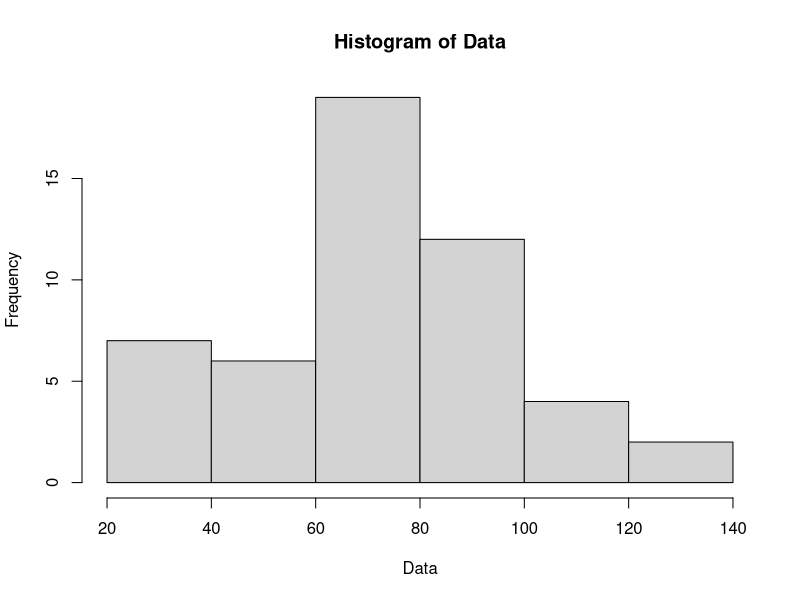
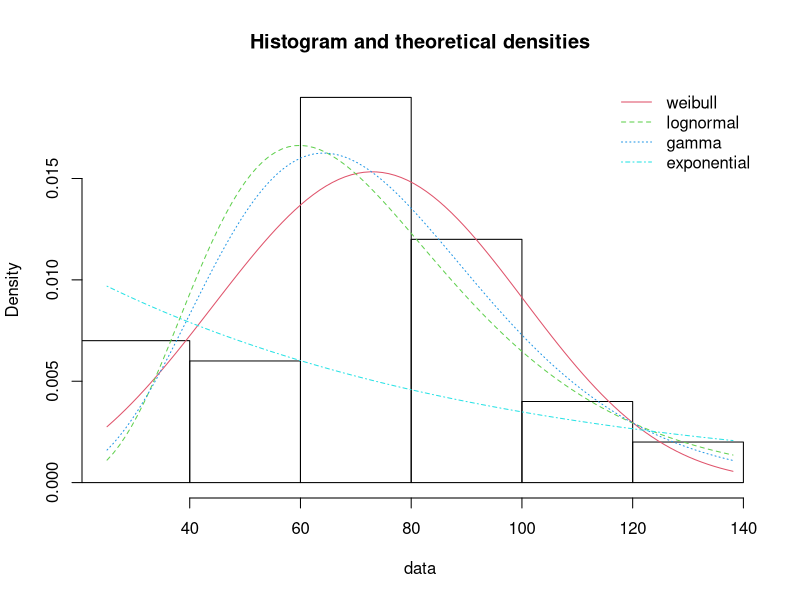
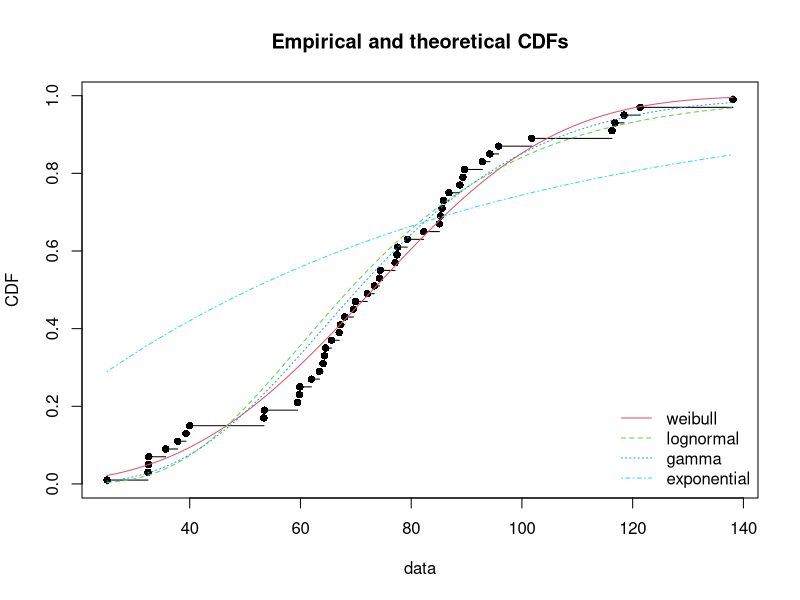
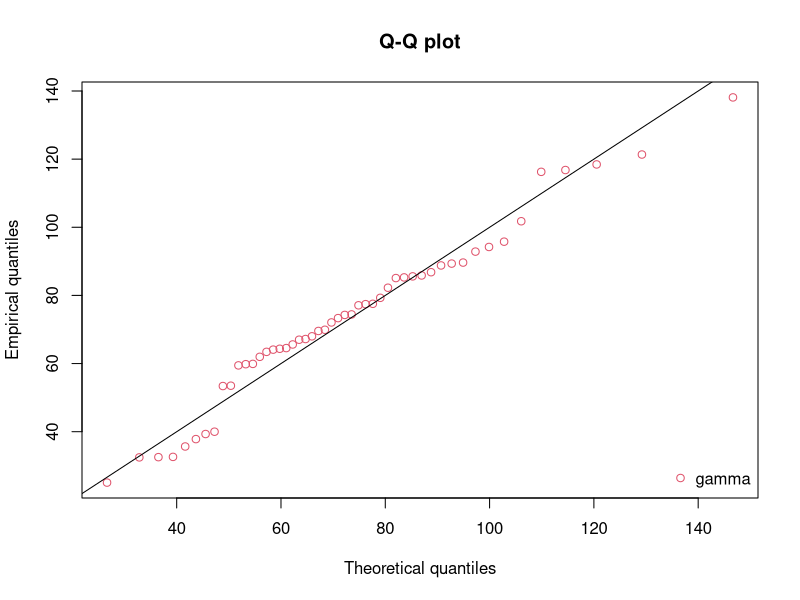

The R source for these figures, in order:
#install.packages("fitdistrplus", repos = "http://cran.us.r-project.org")
library(fitdistrplus)
Data<-c(85.092, 32.609, 59.465, 77.437, 32.534, 64.090, 32.464, 59.902,
39.323, 89.641, 94.219, 116.803, 92.857, 63.436, 65.605, 85.861,
64.342, 61.978, 67.998, 59.817, 101.769, 95.774, 121.352, 69.568,
74.276, 66.998, 40.001, 72.069, 25.066, 77.098, 69.922, 35.662,
74.425, 67.202, 118.444, 53.500, 79.294, 64.544, 86.813, 116.269,
37.831, 89.341, 73.341, 85.288, 138.114, 53.402, 85.586, 82.256,
77.539, 88.798)
# fit distributions on the data
A<-fitdist(Data, 'weibull')
B<-fitdist(Data, 'lnorm')
C<-fitdist(Data, 'gamma')
D<-fitdist(Data, 'exp')
# histogram of the data
hist(Data)
# Summary of the results
summary(A)
summary(B)
summary(C)
summary(D)
#plot of functions
#par(mfrow)
a<-c("weibull", "lognormal","gamma","exponential")
denscomp(list(A,B,C,D), legendtext=a)
cdfcomp(list(A,B,C,D), legendtext=a)
qqcomp(C)
